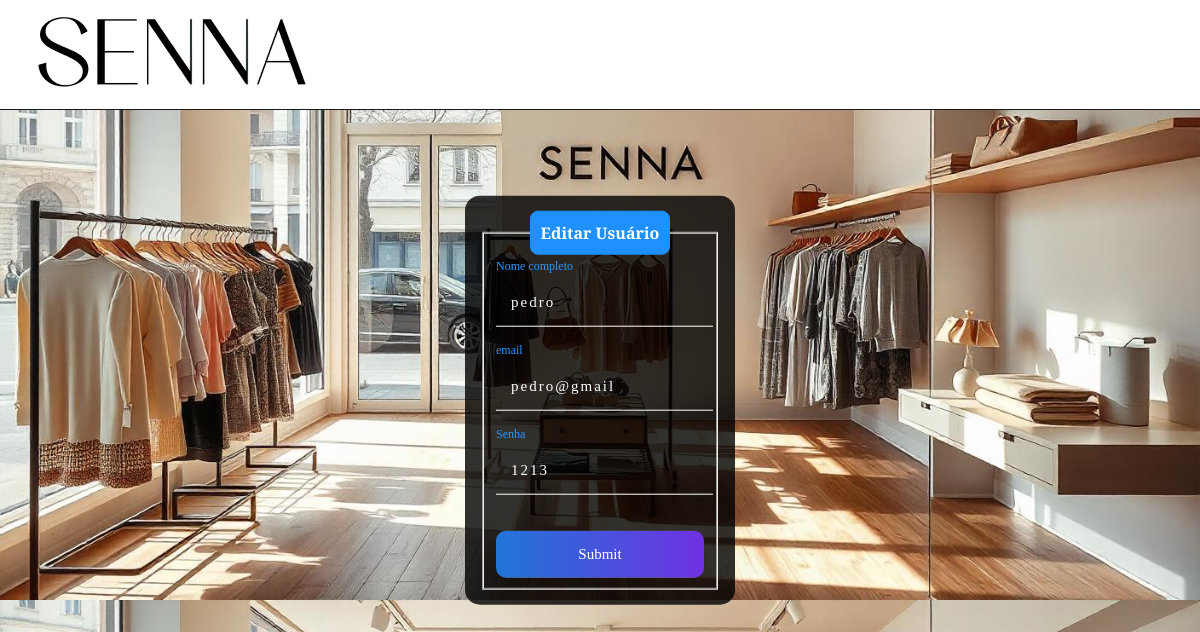
/edit.php?user_id=3, run on an earlier commit of the app's database.
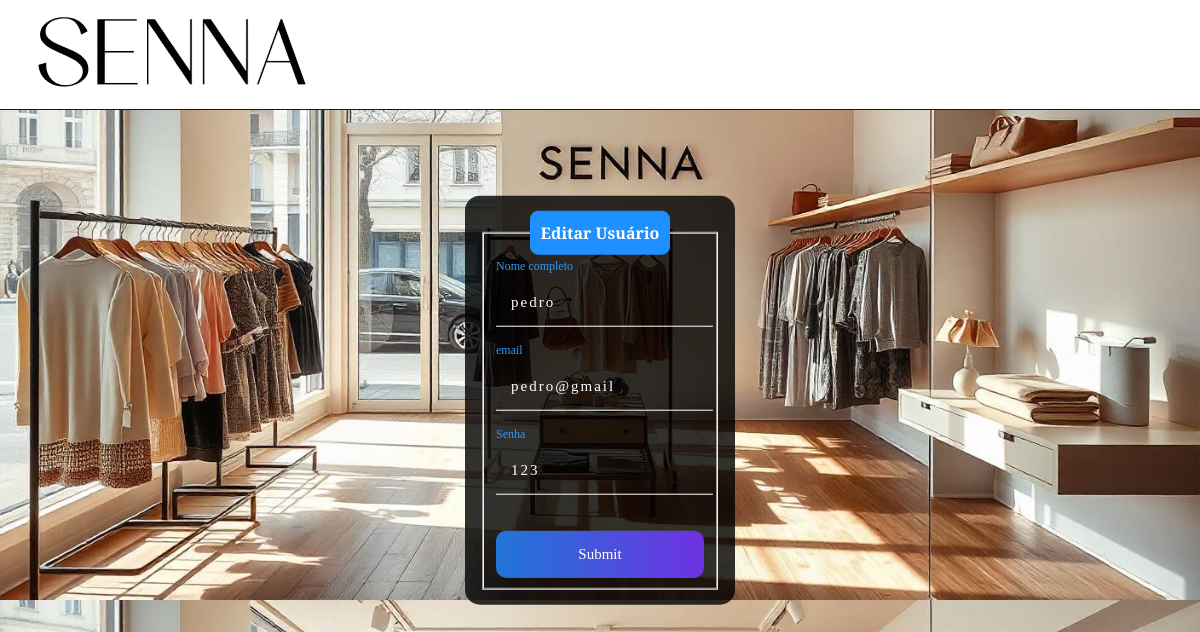
And on a later commit of the database.
### tables this page shows
CREATE TABLE `user` (
  `user_id` int(11) NOT NULL AUTO_INCREMENT,
  `user_nome` text NOT NULL,
  `email` varchar(550) NOT NULL,
  `senha` varchar(550) NOT NULL,
  `admin` tinyint(1) DEFAULT NULL,
  PRIMARY KEY (`user_id`),
  UNIQUE KEY `email` (`email`)
);

### edit.php (the view, shortened to what this page needs)
<?php
    include_once('config.php');
    if(!empty($_GET['user_id']))
    {
        $user_id = $_GET['user_id'];
        $sqlSelect = "SELECT * FROM user WHERE user_id = $user_id";
        $result = $conexao->query($sqlSelect);
        if($result->num_rows > 0)
        {
            while($user_data = mysqli_fetch_assoc($result))
            {
                $user_nome = $user_data['user_nome'];
                $senha = $user_data['senha'];
                $email = $user_data['email'];
            }
        }
        else
        {
            header('Location: login.html');
        }
    }
    else
    {
        header('Location: login.html');
    }
?>
<!DOCTYPE html>
<html lang="pt-br">
    <link rel="stylesheet" href="assets/css/form.css">
</head>
<body>
    <header class="cabecalho">
    <a href="perfil.php"><img src="assets/images/icones/header-logo.png" alt=""></a>
    </header>
    <div class="box">
        <form action="saveEdit.php" method="POST">
            <fieldset>
                <legend><b>Editar Usuário</b></legend>
                <br>
                <div class="inputBox">
                    <input type="text" name="user_nome" id="nome" class="inputUser" value=<?php echo $user_nome;?> required>
                    <label for="nome" class="labelInput">Nome completo</label>
                </div>
                <br><br>
                <div class="inputBox">
                    <input type="text" name="email" id="email" class="inputUser" value=<?php echo $email;?> required>
                    <label for="email" class="labelInput">email</label>
                </div>
                <br><br>
                <div class="inputBox">
                    <input type="text" name="senha" id="senha" class="inputUser" value=<?php echo $senha;?> required>
                    <label for="senha" class="labelInput">Senha</label>
                </div>
                <br><br>
                <input type="submit" name="update" id="submit">
            </fieldset>
        </form>
    </div>
</body>
</html>

What changed in the data, as far as the page shows it:
changed user "pedro": senha "1213" → "123"
